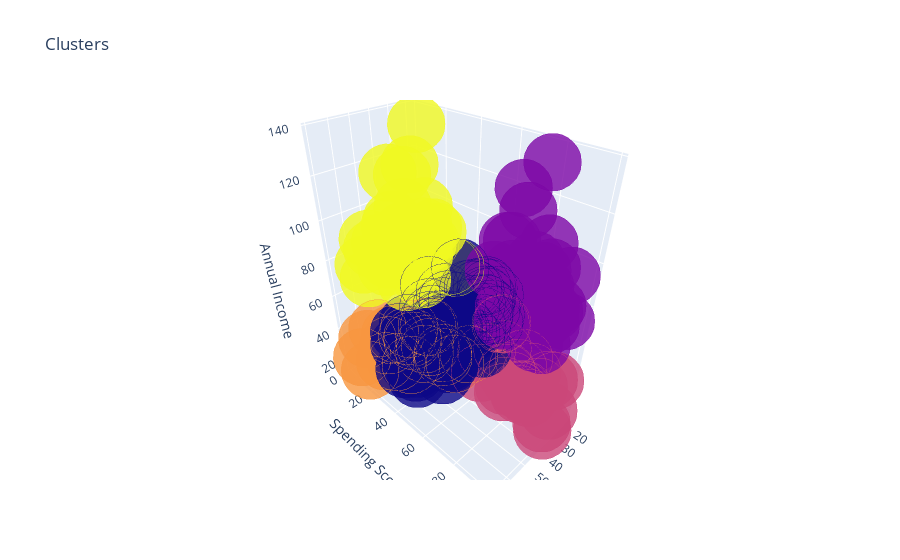

Write notebook code for a chart like this one.
### Code cell
data['label3'] = labels3
trace1 = go.Scatter3d(
    x= data['Age'],
    y= data['Spending Score (1-100)'],
    z= data['Annual Income (k$)'],
    mode= 'markers',
        marker=dict(
            color=data['label3'],
            size=20,
            line=dict(
                color=data['label3'],
                width=12
            ),
            opacity=0.8
        )
)
plot_data=[trace1]
layout=go.Layout(
    title='Clusters',
    scene=dict(
        xaxis=dict(title='Age'),
        yaxis=dict(title='Spending Score'),
        zaxis=dict(title='Annual Income')
    )
)
fig=go.Figure(data=plot_data, layout=layout)
py.offline.iplot(fig)

### Figure 1 — Plotly figure (JSON) as saved in the notebook; plotly's stock layout.template omitted (floating-point values rounded to 4 significant figures; data arrays with more than 128 entries replaced by an {"elided": "..."} marker saying what was removed)
{"data": [{"marker": {"color": {"elided": "200 int values"}, "line": {"color": {"elided": "200 int values"}, "width": 12}, "opacity": 0.8, "size": 20}, "mode": "markers", "type": "scatter3d", "x": {"elided": "200 int values"}, "y": {"elided": "200 int values"}, "z": {"elided": "200 int values"}}], "layout": {"scene": {"xaxis": {"title": {"text": "Age"}}, "yaxis": {"title": {"text": "Spending Score"}}, "zaxis": {"title": {"text": "Annual Income"}}}, "title": {"text": "Clusters"}}}
